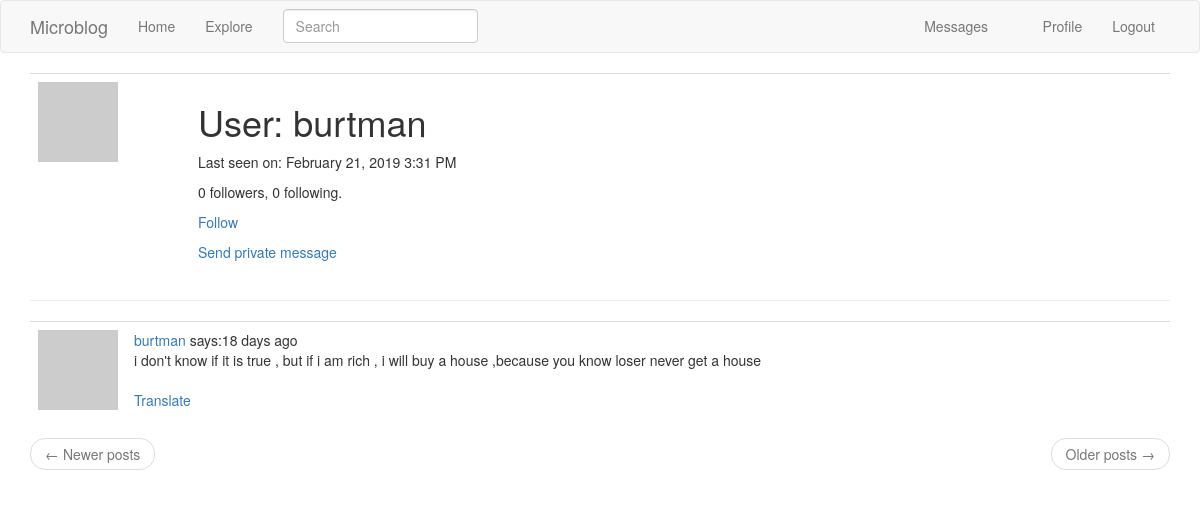
The app's page /user/burtman (signed in), older data.
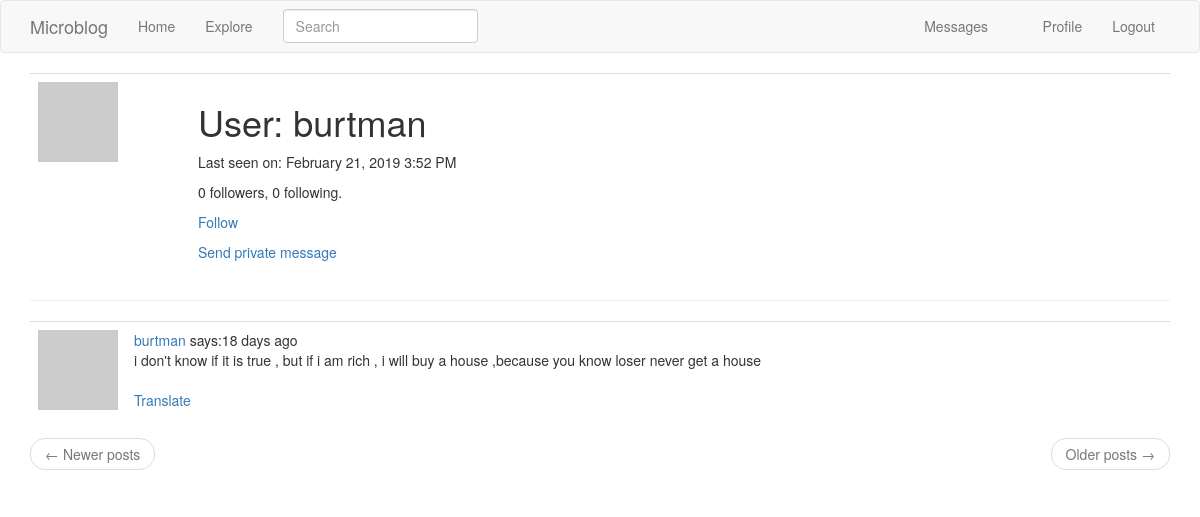
The same page, newer data.
### app/models.py (models this page shows, shortened)
class User(UserMixin, db.Model):
    id = db.Column(db.Integer, autoincrement=True, primary_key=True)
    username = db.Column(db.String(64), index=True, unique=True)
    email = db.Column(db.String(120), index=True, unique=True)
    password_hash = db.Column(db.String(128))
    about_me = db.Column(db.String(140))
    last_seen = db.Column(db.DateTime, default=datetime.utcnow)
    posts = db.relationship('Post', backref='author', lazy='dynamic')
    followed = db.relationship('User',
                               secondary=followers,
                               primaryjoin=(followers.c.follower_id == id),
                               secondaryjoin=(followers.c.followed_id == id),
                               backref=db.backref('followers', lazy='dynamic'),
                               lazy='dynamic')
    messages_sent = db.relationship('Message',
                                    backref='author',
                                    foreign_keys='Message.sender_id',
                                    lazy='dynamic')
    messages_received = db.relationship('Message',
                                        backref='recipient',
                                        foreign_keys='Message.recipient_id',
                                        lazy='dynamic')
    notifications = db.relationship('Notification',
                                    backref='user',
                                    lazy='dynamic')
    last_message_read_time = db.Column(db.DateTime)
    def new_messages(self):
        last_read_time = self.last_message_read_time or datetime(1900, 1, 1)
        return Message.query.filter_by(recipient=self).filter(Message.timestamp > last_read_time).count()
    def avatar(self, size):
        digest = md5(self.email.lower().encode('utf-8')).hexdigest()
        return 'https://www.gravatar.com/avatar/{}?d=monsterid&s={}'.format(digest, size)
    def is_following(self, user):
        return self.followed.filter(followers.c.followed_id == user.id).count() > 0

class SearchableMixin(object):
    @classmethod
    def before_commit(cls, session):
        session._changes = {
            'add': list(session.new),
            'update': list(session.dirty),
            'delete': list(session.deleted)
        }
    @classmethod
    def after_commit(cls, session):
        for obj in session._changes['add']:
            if isinstance(obj, SearchableMixin):
                add_to_index(obj.__tablename__, obj)
        for obj in session._changes['update']:
            if isinstance(obj, SearchableMixin):
                add_to_index(obj.__tablename__, obj)
        for obj in session._changes['delete']:
            if isinstance(obj, SearchableMixin):
                remove_from_index(obj.__tablename__, obj)
        session._changes = None

class Post(SearchableMixin, db.Model):
    id = db.Column(db.Integer, autoincrement=True, primary_key=True)
    body = db.Column(db.String(140))
    timestamp = db.Column(db.DateTime, index=True, default=datetime.utcnow)
    user_id = db.Column(db.Integer, db.ForeignKey('user.id'))
    language = db.Column(db.String(5))
    __searchable__ = ['body']

### app/main/routes.py (the view)
@bp.route('/user/<username>', methods=['GET'])
@login_required
def user(username):
    page = request.args.get('page', default=1, type=int)
    user = User.query.filter_by(username=username).first_or_404()
    posts = (user.posts
             .order_by(Post.timestamp.desc())
             .paginate(page, current_app.config['POSTS_PER_PAGE'], False))
    next_url = url_for('main.user', username=user.username, page=posts.next_num) if posts.has_next else None
    prev_url = url_for('main.user', username=user.username, page=posts.prev_num) if posts.has_prev else None
    return render_template('user.html', title='User', user=user,
                           posts=posts.items, next_url=next_url, prev_url=prev_url)

### app/main/forms.py
class SearchForm(FlaskForm):
    q = StringField('Search', validators=[DataRequired()])
    def __init__(self, *args, **kwargs):
        if 'formdata' not in kwargs:
            kwargs['formdata'] = request.args
        if 'csrf_enabled' not in kwargs:
            kwargs['csrf_enabled'] = False
        super(SearchForm, self).__init__(*args, **kwargs)

### app/main/routes.py (called while the page is built)
@bp.before_app_request
def before_request():
    if current_user.is_authenticated:
        current_user.last_seen = datetime.utcnow()
        db.session.commit()
        g.search_form = SearchForm()

### app/models.py (called while the page is built)
@login.user_loader
def load_user(uid):
    return User.query.get(int(uid))

### app/templates/user.html (shortened to what this page needs)
{% extends "base.html" %}
{% import 'bootstrap/wtf.html' as wtf %}
{% block app_content %}
<table class="table table-hover">
    <tr>
        <td width="160px"><img src="{{ user.avatar(160) }}"></td>
        <td>
            <h1>User: {{ user.username }}</h1>
            {% if user.last_seen %}<p>Last seen on: {{ moment(user.last_seen).format('LLL') }}</p>{% endif %}
            <p>{{ user.followers.count() }} followers, {{ user.followed.count() }} following.</p>
            {% if user==current_user %}<a href="{{ url_for('main.edit_profile') }}">edit profile</a>
            {% elif current_user.is_following(user) %}
            <p>
                <a href="{{ url_for('main.unfollow', username=user.username) }}">
                    UnFollow
                </a>
            </p>
            {% else %}
            <p>
                <a href="{{ url_for('main.follow', username=user.username) }}">
                    Follow
                </a>
            </p>
            {% endif %}
            {% if user != current_user %}
            <p>
                <a href="{{ url_for('main.sent_message', recipient_name=user.username) }}">
                    Send private message
                </a>
            </p>
            {% endif %}
        </td>
    </tr>
</table>
<hr>
{% for post in posts %}
{% include "_post.html" %}
{% endfor %}
<nav aria-label="...">
        <ul class="pager">
            <li class="previous{% if not prev_url %} disabled{% endif %}">
                <a href="{{ prev_url or '#' }}">
                    <span aria-hidden="true">&larr;</span> Newer posts
                </a>
            </li>
            <li class="next{% if not next_url %} disabled{% endif %}">
                <a href="{{ next_url or '#' }}">
                    Older posts <span aria-hidden="true">&rarr;</span>
                </a>
            </li>
        </ul>
</nav>
{% endblock %}

### app/templates/base.html (shortened to what this page needs)
{% extends 'bootstrap/base.html' %}
{% block navbar %}
<nav class="navbar navbar-default">
    <div class="container">
        <div class="navbar-header">
            <a class="navbar-brand" href="{{ url_for('main.index') }}">Microblog</a>
        </div>
        <div class="collapse navbar-collapse" id="bs-example-navbar-collapse-1">
            <ul class="nav navbar-nav">
                <li><a href="{{ url_for('main.index') }}">Home</a></li>
                <li><a href="{{ url_for('main.explore') }}">Explore</a></li>
            </ul>
            {% if g.search_form %}
            <form class="navbar-form navbar-left" action="{{ url_for('main.search') }}"
                  method="get">
                <div class="form-group">
                    {{ g.search_form.q(size=20, class='form-control', placeholder=g.search_form.q.label.text) }}
                </div>
            </form>
            {% endif %}
            <ul class="nav navbar-nav navbar-right">
                {% if current_user.is_anonymous %}
                <li><a href="{{ url_for('auth.login') }}">Login</a></li>
                {% else %}
                <li><a href="{{ url_for('main.messages') }}">
                    Messages
                    {% set new_messages = current_user.new_messages() %}
                </a>
                </li>
                <li><a href="{{ url_for('main.user', username=current_user.username) }}">Profile</a></li>
                <li><a href="{{ url_for('auth.logout') }}">Logout</a></li>
                {% endif %}
            </ul>
        </div>
    </div>
</nav>
{% endblock %}
{% block content %}
<div class="container">
    {% block app_content %}{% endblock %}
</div>
{% endblock %}

### app/templates/_post.html
<table class="table table-hover">
    <tr>
        <td width="70px">
            <a href="{{ url_for('main.user', username=post.author.username) }}">
                <img src="{{ post.author.avatar(70) }}" alt="">
            </a>
        </td>
        <td>
            <a href="{{ url_for('main.user', username=post.author.username) }}">
                {{ post.author.username }}
            </a>
            says:{{ moment(post.timestamp).fromNow() }}
            <br>
                <span id="post{{ post.id }}">{{ post.body }}</span>
            {% if post.language and post.language != g.locale %}
            <br><br>
            <span id="translation{{ post.id }}">
                <a href="javascript:translate(
                            '#post{{ post.id }}',
                            '#translation{{ post.id }}',
                            '{{ post.language }}',
                            '{{ g.locale }}'
                            )">Translate</a>
            </span>
            {% endif %}
        </td>
    </tr>
</table>

Row changes from the older to the newer data that the page shows:
changed User "burtman": last_seen "February 21, 2019 3:31 PM" → "February 21, 2019 3:52 PM"
